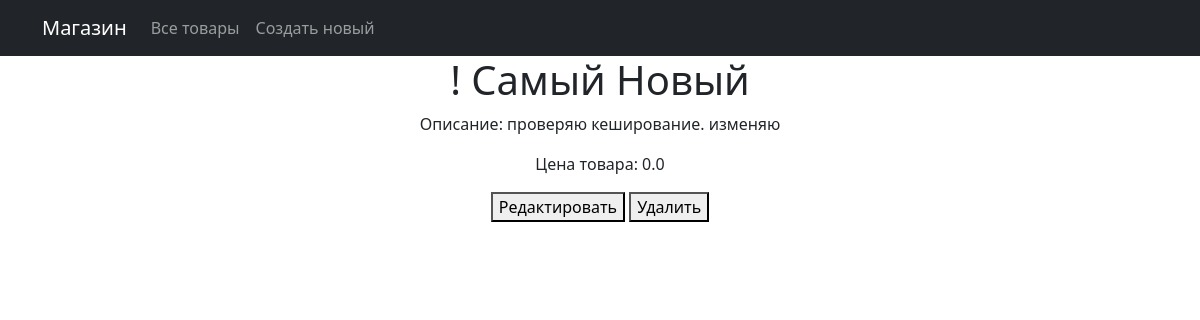
The app's page /products/33/, older data.
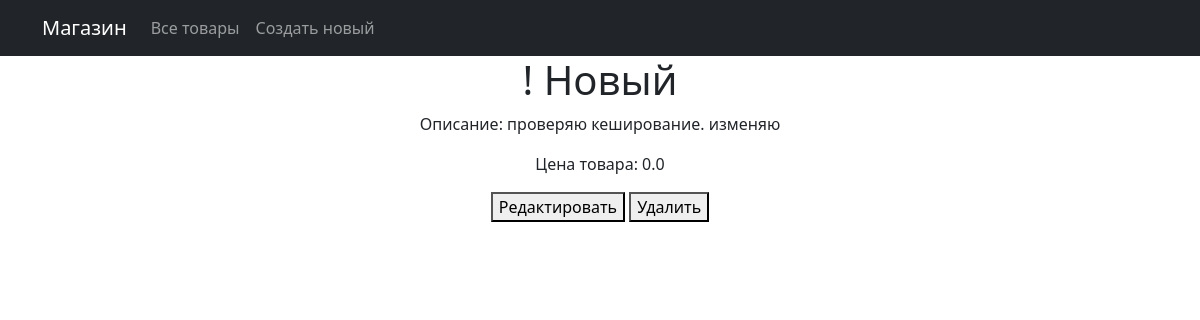
The same page, newer data.
### simpleapp/models.py (models this page shows, shortened)
class Product(models.Model):
    name = models.CharField(
        max_length=50,
        unique=True,  # названия товаров не должны повторяться
    )
    description = models.TextField()
    quantity = models.IntegerField(
        validators=[MinValueValidator(0)],
    )
    category = models.ForeignKey(
        to='Category',
        on_delete=models.CASCADE,
        related_name='products',  # все продукты в категории будут доступны через поле products
    )
    price = models.FloatField(
        validators=[MinValueValidator(0.0)],
    )

### simpleapp/views.py (the view)
# urls.py: path('<int:pk>/', cache_page(60*10)(ProductDetail.as_view()), name='product_detail'),
class ProductDetail(DetailView):
    model = Product
    template_name = 'product.html'
    context_object_name = 'product'

### templates/product.html (shortened to what this page needs)
{% extends 'flatpages/default.html' %}
{% block content %}
<h1>{{ product.name }}</h1>
<p>Описание: {{ product.description }}</p>
<p>Цена товара: {{ product.price }}</p>
<a href="{% url 'product_update' product.id %}"><button>Редактировать</button></a>
<a href="{% url 'product_delete' product.id %}"><button>Удалить</button></a>
{% endblock content %}

Row changes from the older to the newer data that the page shows:
changed Product "проверяю кеширование. изменяю": name "! Самый Новый" → "! Новый"
